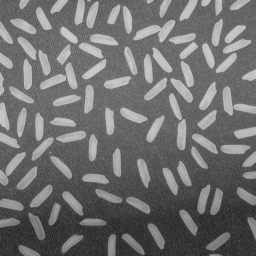
%> input picture Courses' Homeworks/Digital Image Processing/Homework 01/codes/input/rice.png, 256 x 256 px
$ octave ex02.m   (GNU Octave 9; MATLAB toolbox functions it lacks are replaced by stand-ins)
%> lines starting %> are read from the running program, lines starting %| are printed output that depends on the picture
im01 = imread('input/rice.png');
%> im01 is the input picture: size 256x256 uint8; min 40, max 204, mean 111.2
im02 = imread('input/cameraman.jpg');
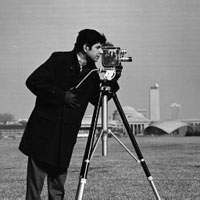
%> input picture Courses' Homeworks/Digital Image Processing/Homework 01/codes/input/cameraman.jpg, 200 x 200 px
%> im02 is the input picture: size 200x200x3 uint8; min 0, max 255, mean 118.7

%% Q02-part a
im01Size = size(im01);
%> im01Size = [256 256]
im02Size = size(im02);
%> im02Size = [200 200 3]
im01Resized = imresize(im01, im02Size(1:2));
im02Resized = imresize(im02, im01Size(1:2));

imwrite(im01Resized, 'output/ex02_partA_riceResized.bmp');
imwrite(im02Resized, 'output/ex02_partA_cameramanResized.bmp');

%% Q02-part b
im02ResGray = rgb2gray(im02Resized);
imAdd01 = im01 + im02ResGray;
imAdd02 = imadd(im01, im02ResGray);

imwrite(imAdd01, 'output/ex02_partB_plusOp.bmp');
imwrite(imAdd02, 'output/ex02_partB_imaddOp.bmp');

%% Q02-part c
imSubt01 = im01 - im02ResGray;
imSubt02 = imsubtract(im01, im02ResGray);

imwrite(imSubt01, 'output/ex02_partC_minusOp.bmp');
imwrite(imSubt02, 'output/ex02_partC_imsubtractOp.bmp');

%% Q02-part d
im03 = imread('input/peppers.png');
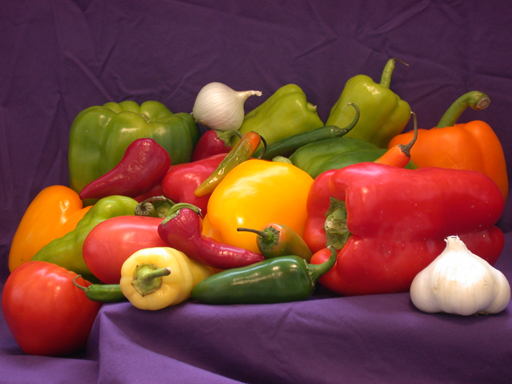
%> input picture Courses' Homeworks/Digital Image Processing/Homework 01/codes/input/peppers.png, 512 x 384 px
%> im03 is the input picture: size 384x512x3 uint8; mean R, G, B 120.8, 66.4, 57.6

imComp01 = imcomplement(im03);

imwrite(imComp01, 'output/ex02_partD_peppersComp.bmp');

%% Q02-part e
im04 = imread('input/mir.tif');
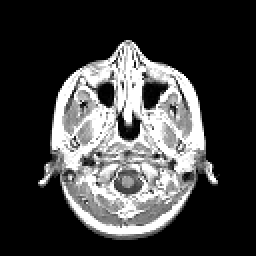
%> input picture Courses' Homeworks/Digital Image Processing/Homework 01/codes/input/mir.tif, 128 x 128 px (shown 2 times larger)
%> im04: size 128x128 uint8; min 0, max 88, mean 22.3
im05 = imread('input/spine.tif');
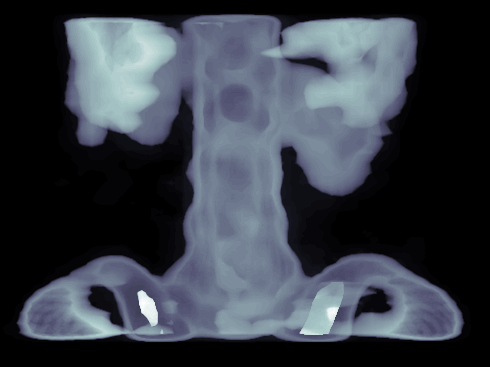
%> input picture Courses' Homeworks/Digital Image Processing/Homework 01/codes/input/spine.tif, 490 x 367 px
%> im05: size 367x490 uint8; min 0, max 63, mean 15.7
im06 = imread('input/AT3_1m4_09.tif');
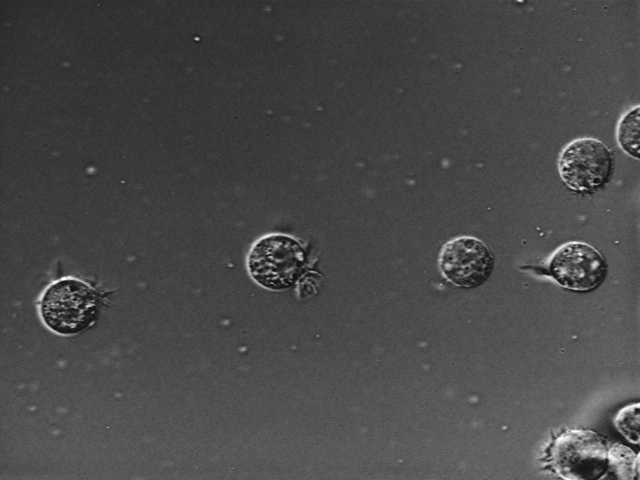
%> input picture Courses' Homeworks/Digital Image Processing/Homework 01/codes/input/AT3_1m4_09.tif, 640 x 480 px
%> im06 is the input picture: size 480x640 uint8; min 15, max 254, mean 73.1

imComp02 = imcomplement(im04);
imComp03 = imcomplement(im05);
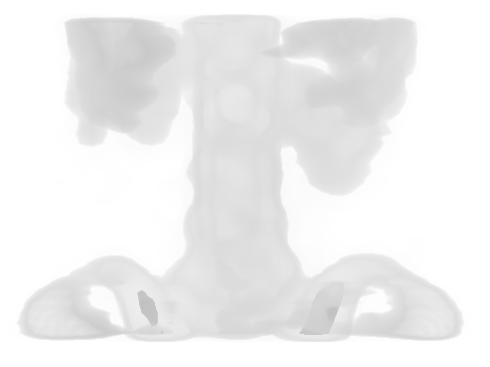
%> imComp03: size 367x490 uint8; min 192, max 255, mean 239.3
imComp04 = imcomplement(im06);
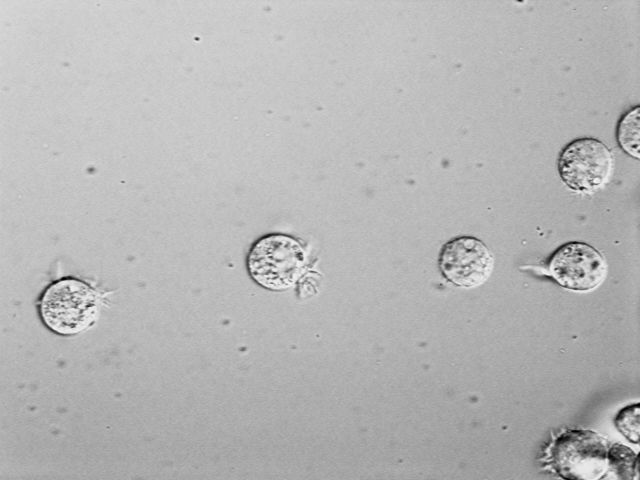
%> imComp04: size 480x640 uint8; min 1, max 240, mean 181.9

imwrite(imComp02, 'output/ex02_partE_mirComp.bmp');
imwrite(imComp03, 'output/ex02_partE_spineComp.bmp');
imwrite(imComp04, 'output/ex02_partE_AT3_1m4_09_Comp.bmp');

%% Q02-part f
%> (the run ends here)
